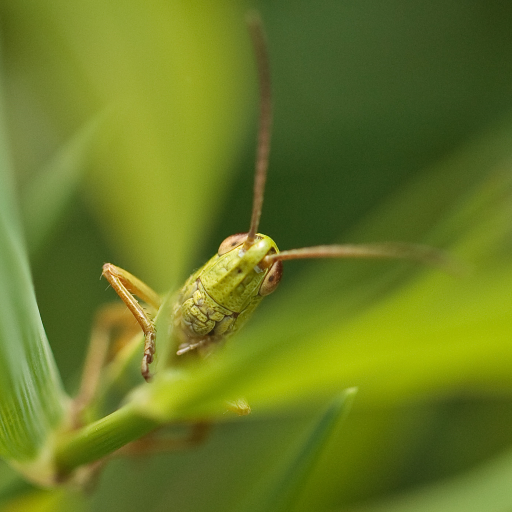
#> input picture GrassHopper.png, 1024 x 1024 px (shown at 1/2 size)
$ python compressedSensingCVX.py
#> lines starting #> are read from the running program, lines starting #| are printed output that depends on the picture
## https://www.ti.rwth-aachen.de/~behboodi/src/papers/introduction_to_CS.pdf
# and some sources...
## https://groups.google.com/g/wncc_iitb/c/6AzF1lCN0Zs?pli=1
## https://jrom.ece.gatech.edu/index-8/
## https://community.wolfram.com/groups/-/m/t/246929

## CSA - COMPRESSIVE SENSING [COMPRESSED SAMPLING] ALGORITHM
#  1. $m$ - an image vector in a canonical (pixel) base
#  2. $y$ - a vector of linear measurements (inner products) $y = \fi * m$
#  3. $\beta$ - a representation of $m$ in a sparse base $\psi$; $m = \psi * \beta$ (i.e. a 'transform' of $m$)
#
#  Observe:
#  I.  $\fi$ is (by design) a random matrix, however, once generated, it remains fixed during the experiment.
#      Therefore, we have $y = \theta * \beta$, where $\theta = \fi * \psi$ and $\theta * \b$ are the
#      compressed measurements of the approximation of $m$ in each step of the optimization algorithm
#  II. If $\fi$ is an identity matrix then $y$ are just (samples of) $m$
### https://dsp.stackexchange.com/questions/61375/orthogonal-basis-for-a-2d-signals-compressive-sensing
import cvxpy as cvx; import cv2; import numpy as np

# 1.1 Import an image of interest
img = cv2.cvtColor(cv2.imread('./GrassHopper.png'), cv2.COLOR_BGR2GRAY)
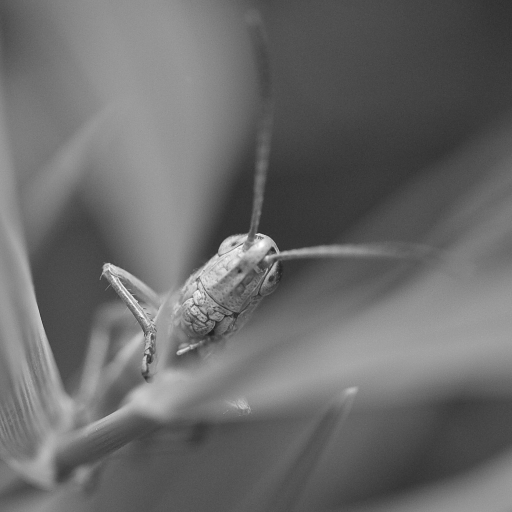
#> img: shape (1024, 1024) (shown at 1/2 size); min 23, max 255, mean 106.5
N, K = 64, 128
img = cv2.resize(img, (N, N))
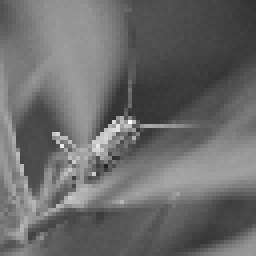
#> img: shape (64, 64) (shown 4 times larger); min 34, max 253, mean 106.6
# 1.2 Converting a 2D image into a 1D vector (Huh?! A kinda dissapointing approach...)
img = np.reshape(img, -1)
#> img = 4096 values, max 253 at index 1952, min 34 at index 2650, mean 106.6

# 2.1 Samples of an image
np.random.seed(0x123456)
fi = np.random.choice([0, 1], (N * N, K))
# 2.2 Compressive measurements (in a canonical basis)
#> (the run stopped early here; a loop or call above may not have finished)
